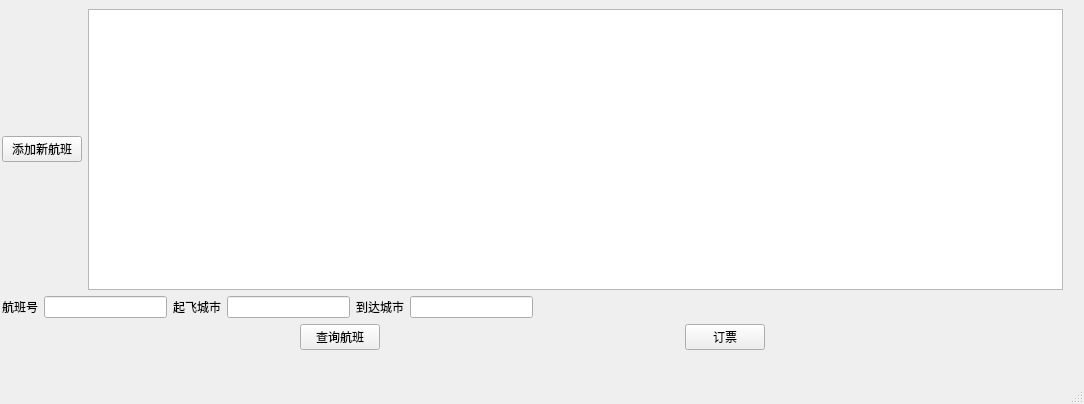
<?xml version="1.0" encoding="UTF-8"?>
<ui version="4.0">
 <class>PlaneWindow</class>
 <widget class="QMainWindow" name="PlaneWindow">
  <property name="geometry">
   <rect>
    <x>0</x>
    <y>0</y>
    <width>1084</width>
    <height>404</height>
   </rect>
  </property>
  <property name="sizePolicy">
   <sizepolicy hsizetype="Expanding" vsizetype="Expanding">
    <horstretch>0</horstretch>
    <verstretch>0</verstretch>
   </sizepolicy>
  </property>
  <property name="windowTitle">
   <string>MainWindow</string>
  </property>
  <widget class="QWidget" name="centralwidget">
   <widget class="QWidget" name="">
    <property name="geometry">
     <rect>
      <x>2</x>
      <y>9</y>
      <width>1061</width>
      <height>341</height>
     </rect>
    </property>
    <layout class="QVBoxLayout" name="verticalLayout">
     <item>
      <layout class="QHBoxLayout" name="horizontalLayout">
       <item>
        <widget class="QPushButton" name="pushButton">
         <property name="text">
          <string>添加新航班</string>
         </property>
        </widget>
       </item>
       <item>
        <widget class="QTableWidget" name="tw_plane"/>
       </item>
      </layout>
     </item>
     <item>
      <layout class="QHBoxLayout" name="horizontalLayout_3">
       <item>
        <layout class="QHBoxLayout" name="horizontalLayout_2">
         <item>
          <widget class="QLabel" name="label">
           <property name="text">
            <string>航班号</string>
           </property>
          </widget>
         </item>
         <item>
          <widget class="QLineEdit" name="et_fn"/>
         </item>
         <item>
          <widget class="QLabel" name="label_2">
           <property name="text">
            <string>起飞城市</string>
           </property>
          </widget>
         </item>
         <item>
          <widget class="QLineEdit" name="et_tc"/>
         </item>
         <item>
          <widget class="QLabel" name="label_3">
           <property name="text">
            <string>到达城市</string>
           </property>
          </widget>
         </item>
         <item>
          <widget class="QLineEdit" name="et_lc"/>
         </item>
        </layout>
       </item>
       <item>
        <spacer name="horizontalSpacer">
         <property name="orientation">
          <enum>Qt::Horizontal</enum>
         </property>
         <property name="sizeHint" stdset="0">
          <size>
           <width>40</width>
           <height>20</height>
          </size>
         </property>
        </spacer>
       </item>
      </layout>
     </item>
     <item>
      <layout class="QHBoxLayout" name="horizontalLayout_4">
       <item>
        <spacer name="horizontalSpacer_2">
         <property name="orientation">
          <enum>Qt::Horizontal</enum>
         </property>
         <property name="sizeHint" stdset="0">
          <size>
           <width>40</width>
           <height>20</height>
          </size>
         </property>
        </spacer>
       </item>
       <item>
        <widget class="QPushButton" name="btn_check">
         <property name="text">
          <string>查询航班</string>
         </property>
        </widget>
       </item>
       <item>
        <spacer name="horizontalSpacer_3">
         <property name="orientation">
          <enum>Qt::Horizontal</enum>
         </property>
         <property name="sizeHint" stdset="0">
          <size>
           <width>40</width>
           <height>20</height>
          </size>
         </property>
        </spacer>
       </item>
       <item>
        <widget class="QPushButton" name="btn_book">
         <property name="text">
          <string>订票</string>
         </property>
        </widget>
       </item>
       <item>
        <spacer name="horizontalSpacer_4">
         <property name="orientation">
          <enum>Qt::Horizontal</enum>
         </property>
         <property name="sizeHint" stdset="0">
          <size>
           <width>40</width>
           <height>20</height>
          </size>
         </property>
        </spacer>
       </item>
      </layout>
     </item>
    </layout>
   </widget>
  </widget>
  <widget class="QMenuBar" name="menubar">
   <property name="geometry">
    <rect>
     <x>0</x>
     <y>0</y>
     <width>1084</width>
     <height>17</height>
    </rect>
   </property>
  </widget>
  <widget class="QStatusBar" name="statusbar"/>
 </widget>
 <resources/>
 <connections/>
</ui>
